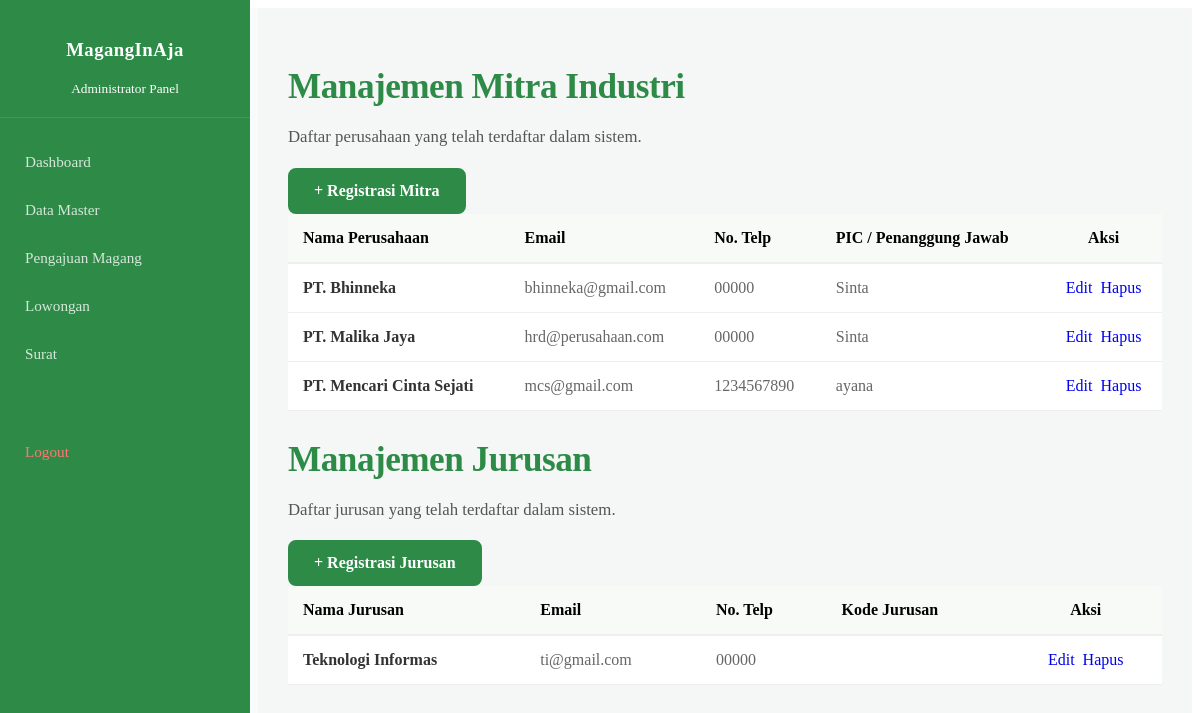
The app's page /admin/data_perusahaan.php with its own data.
### tables this page shows
CREATE TABLE `perusahaan` (
  `id_perusahaan` int(11) NOT NULL,
  `id_user` int(11) NOT NULL,
  `nama_perusahaan` varchar(200) NOT NULL,
  `bidang` varchar(150) NOT NULL,
  `keterangan` text NOT NULL,
  `foto` varchar(255) NOT NULL,
  `email` varchar(150) NOT NULL,
  `no_hp` varchar(20) NOT NULL,
  `contact_person` varchar(200) NOT NULL,
  `alamat_perusahaan` text NOT NULL,
  `is_registered` enum('no','yes') NOT NULL,
  `create_at` datetime NOT NULL
);

CREATE TABLE `jurusan` (
  `id_jurusan` int(11) NOT NULL,
  `id_user` int(11) NOT NULL,
  `kode` varchar(20) NOT NULL,
  `nama_jurusan` varchar(150) NOT NULL,
  `keterangan` text NOT NULL
);

CREATE TABLE `users` (
  `id_user` int(11) NOT NULL,
  `username` varchar(100) NOT NULL,
  `email` varchar(150) NOT NULL,
  `password` varchar(255) NOT NULL,
  `created_at` datetime NOT NULL,
  `update_at` datetime NOT NULL,
  `roles` enum('super_admin','admin_jurusan','mahasiswa','perusahaan') NOT NULL,
  `foto` varchar(255) NOT NULL,
  `no_hp` varchar(20) NOT NULL,
  `status` enum('Pending','Verified','Rejected') NOT NULL
);

### admin/data_perusahaan.php (the view)
<?php
require_once '../config.php';
require_once '../templates/header_admin.php';
$query = "SELECT * FROM perusahaan ORDER BY id_perusahaan DESC";
$result = mysqli_query($conn, $query);
$Jquery = "SELECT j.id_jurusan, j.nama_jurusan, j.kode, u.email,u.no_hp FROM jurusan j JOIN users u ON j.id_user = u.id_user ORDER BY id_jurusan DESC";
$Jresult = mysqli_query($conn, $Jquery);
?>
<link rel="stylesheet" href="<?= $base_url; ?>css/data_perusahaan.css">
<main class="main-content">
    <div class="table-header">
        <div>
            <h2 class="page-title">Manajemen Mitra Industri</h2>
            <p class="page-subtitle">Daftar perusahaan yang telah terdaftar dalam sistem.</p>
        </div>
        <a href="../perusahaan/register_perusahaan/register.php" class="btn-theme-green"> + Registrasi Mitra</a>
    </div>
    <div class="data-container" style="overflow-x: auto;">
        <table class="company-table" style="width: 100%; border-collapse: collapse; background: white;">
            <thead>
                <tr style="background: #f8faf8; border-bottom: 2px solid #eee;">
                    <th style="padding: 15px; text-align: left;">Nama Perusahaan</th>
                    <th style="padding: 15px; text-align: left;">Email</th>
                    <th style="padding: 15px; text-align: left;">No. Telp</th>
                    <th style="padding: 15px; text-align: left;">PIC / Penanggung Jawab</th>
                    <th style="padding: 15px; text-align: center;">Aksi</th>
                </tr>
            </thead>
            <tbody>
                <?php if (mysqli_num_rows($result) > 0): ?>
                    <?php while($row = mysqli_fetch_assoc($result)): ?>
                        <tr style="border-bottom: 1px solid #eee; transition: 0.3s;">
                            <td style="padding: 15px; font-weight: 600; color: #333;"><?= htmlspecialchars($row['nama_perusahaan']); ?></td>
                            <td style="padding: 15px; color: #666;"><?= htmlspecialchars($row['email']); ?></td>
                            <td style="padding: 15px; color: #666;"><?= htmlspecialchars($row['no_hp']); ?></td>
                            <td style="padding: 15px; color: #666;"><?= htmlspecialchars($row['contact_person']); ?></td>
                            <td style="padding: 15px; text-align: center;">
                                <div style="display: flex; gap: 8px; justify-content: center;">
                                    <a href="edit_perusahaan.php?id=<?= $row['id_perusahaan']; ?>" class="btn-edit" style="text-decoration: none;">Edit</a>
                                    <a href="hapus_perusahaan.php?id=<?= $row['id_perusahaan']; ?>" class="btn-delete" style="text-decoration: none;" onclick="return confirm('Yakin ingin menghapus data ini?')">Hapus</a>
                                </div>
                            </td>
                        </tr>
                    <?php endwhile; ?>
                <?php else: ?>
                    <tr>
                        <td colspan="5" style="padding: 40px; text-align: center; color: #999;">Belum ada data perusahaan.</td>
                    </tr>
                <?php endif; ?>
            </tbody>
        </table>
        </div>
        <div class="table-header">
        <div>
            <h2 class="page-title">Manajemen Jurusan</h2>
            <p class="page-subtitle">Daftar jurusan yang telah terdaftar dalam sistem.</p>
        </div>
        <a href="data_jurusan/register.php" class="btn-theme-green"> + Registrasi Jurusan</a>
    </div>
    <div class="data-container" style="overflow-x: auto;">
        <table class="company-table" style="width: 100%; border-collapse: collapse; background: white;">
            <thead>
                <tr style="background: #f8faf8; border-bottom: 2px solid #eee;">
                    <th style="padding: 15px; text-align: left;">Nama Jurusan</th>
                    <th style="padding: 15px; text-align: left;">Email</th>
                    <th style="padding: 15px; text-align: left;">No. Telp</th>
                    <th style="padding: 15px; text-align: left;">Kode Jurusan</th>
                    <th style="padding: 15px; text-align: center;">Aksi</th>
                </tr>
            </thead>
            <tbody>
                <?php if (mysqli_num_rows($Jresult) > 0): ?>
                    <?php while($row = mysqli_fetch_assoc($Jresult)): ?>
                        <tr style="border-bottom: 1px solid #eee; transition: 0.3s;">
                            <td style="padding: 15px; font-weight: 600; color: #333;"><?= htmlspecialchars($row['nama_jurusan']); ?></td>
                            <td style="padding: 15px; color: #666;"><?= htmlspecialchars($row['email']); ?></td>
                            <td style="padding: 15px; color: #666;"><?= htmlspecialchars($row['no_hp']); ?></td>
                            <td style="padding: 15px; color: #666;"><?= htmlspecialchars($row['kode']); ?></td>
                            <td style="padding: 15px; text-align: center;">
                                <div style="display: flex; gap: 8px; justify-content: center;">
                                    <a href="data_jurusan/edit_jurusan.php?id=<?= $row['id_jurusan']; ?>" class="btn-edit" style="text-decoration: none;">Edit</a>
                                    <a href="data_jurusan/hapus_jurusan.php?id=<?= $row['id_jurusan']; ?>" class="btn-delete" style="text-decoration: none;" onclick="return confirm('Yakin ingin menghapus data ini?')">Hapus</a>
                                </div>
                            </td>
                        </tr>
                    <?php endwhile; ?>
                <?php else: ?>
                    <tr>
                        <td colspan="5" style="padding: 40px; text-align: center; color: #999;">Belum ada data jurusan.</td>
                    </tr>
                <?php endif; ?>
            </tbody>
        </table>

### css/admin.css (style rules this page uses)
.main-content { flex: 1; padding: 40px 60px; }
.page-title { font-size: 2.2rem; font-weight: 700; color: #2E8B47; margin-bottom: 10px; letter-spacing: -0.5px; }
.page-subtitle { color: #555; font-size: 1.05rem; line-height: 1.6; max-width: 700px; }

### templates/header_admin.php (style rules this page uses)
.main-content { margin-left: 250px; padding: 30px; background: #f4f7f6; min-height: 100vh; }
.btn-theme-green { background-color: #2E8B47; color: white; border: 2px solid #2E8B47; padding: 12px 24px; border-radius: 8px; text-decoration: none; font-weight: 600; transition: 0.3s; display: inline-block; }

### records on screen
perusahaan: nama_perusahaan "PT. Bhinneka", email "bhinneka@gmail.com", no_hp "00000", contact_person "Sinta"
perusahaan: nama_perusahaan "PT. Malika Jaya", email "hrd@perusahaan.com", no_hp "00000", contact_person "Sinta"
perusahaan: nama_perusahaan "PT. Mencari Cinta Sejati", email "mcs@gmail.com", no_hp "1234567890", contact_person "ayana"
jurusan: nama_jurusan "Teknologi Informas", id_user.email "ti@gmail.com", id_user.no_hp "00000"
